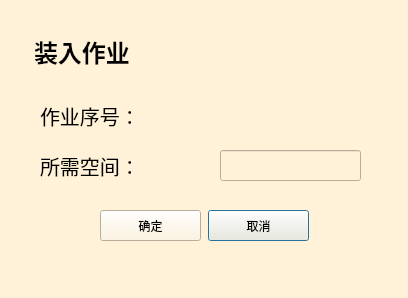
<?xml version="1.0" encoding="UTF-8"?>
<ui version="4.0">
 <class>Require</class>
 <widget class="QDialog" name="Require">
  <property name="geometry">
   <rect>
    <x>0</x>
    <y>0</y>
    <width>408</width>
    <height>298</height>
   </rect>
  </property>
  <property name="windowTitle">
   <string>Dialog</string>
  </property>
  <property name="styleSheet">
   <string notr="true">background-color: rgb(255, 242, 216)</string>
  </property>
  <widget class="QTextBrowser" name="textBrowser">
   <property name="geometry">
    <rect>
     <x>30</x>
     <y>30</y>
     <width>271</width>
     <height>61</height>
    </rect>
   </property>
   <property name="styleSheet">
    <string notr="true">background: transparent;
border: 0;</string>
   </property>
   <property name="html">
    <string>&lt;!DOCTYPE HTML PUBLIC &quot;-//W3C//DTD HTML 4.0//EN&quot; &quot;http://www.w3.org/TR/REC-html40/strict.dtd&quot;&gt;
&lt;html&gt;&lt;head&gt;&lt;meta name=&quot;qrichtext&quot; content=&quot;1&quot; /&gt;&lt;style type=&quot;text/css&quot;&gt;
p, li { white-space: pre-wrap; }
&lt;/style&gt;&lt;/head&gt;&lt;body style=&quot; font-family:'SimSun'; font-size:9pt; font-weight:400; font-style:normal;&quot;&gt;
&lt;p style=&quot; margin-top:0px; margin-bottom:0px; margin-left:0px; margin-right:0px; -qt-block-indent:0; text-indent:0px;&quot;&gt;&lt;span style=&quot; font-size:18pt; font-weight:600;&quot;&gt;装入作业&lt;/span&gt;&lt;/p&gt;&lt;/body&gt;&lt;/html&gt;</string>
   </property>
  </widget>
  <widget class="QPushButton" name="pushButton_2">
   <property name="geometry">
    <rect>
     <x>208</x>
     <y>210</y>
     <width>101</width>
     <height>31</height>
    </rect>
   </property>
   <property name="text">
    <string>取消</string>
   </property>
  </widget>
  <widget class="QLineEdit" name="jSize">
   <property name="geometry">
    <rect>
     <x>220</x>
     <y>150</y>
     <width>141</width>
     <height>31</height>
    </rect>
   </property>
  </widget>
  <widget class="QLabel" name="label">
   <property name="geometry">
    <rect>
     <x>40</x>
     <y>100</y>
     <width>91</width>
     <height>31</height>
    </rect>
   </property>
   <property name="styleSheet">
    <string notr="true">font-size: 20px;
background-color: transparent;</string>
   </property>
   <property name="text">
    <string>作业序号：</string>
   </property>
  </widget>
  <widget class="QPushButton" name="pushButton">
   <property name="geometry">
    <rect>
     <x>100</x>
     <y>210</y>
     <width>101</width>
     <height>31</height>
    </rect>
   </property>
   <property name="text">
    <string>确定</string>
   </property>
  </widget>
  <widget class="QLabel" name="label_3">
   <property name="geometry">
    <rect>
     <x>40</x>
     <y>150</y>
     <width>91</width>
     <height>31</height>
    </rect>
   </property>
   <property name="styleSheet">
    <string notr="true">font-size: 20px;
background-color: transparent;</string>
   </property>
   <property name="text">
    <string>所需空间：</string>
   </property>
  </widget>
  <widget class="QLineEdit" name="jID">
   <property name="enabled">
    <bool>true</bool>
   </property>
   <property name="geometry">
    <rect>
     <x>220</x>
     <y>100</y>
     <width>141</width>
     <height>31</height>
    </rect>
   </property>
   <property name="styleSheet">
    <string notr="true">border:0;
background-color:transparent;</string>
   </property>
   <property name="inputMask">
    <string/>
   </property>
   <property name="alignment">
    <set>Qt::AlignRight|Qt::AlignTrailing|Qt::AlignVCenter</set>
   </property>
   <property name="readOnly">
    <bool>true</bool>
   </property>
  </widget>
 </widget>
 <resources/>
 <connections/>
</ui>
